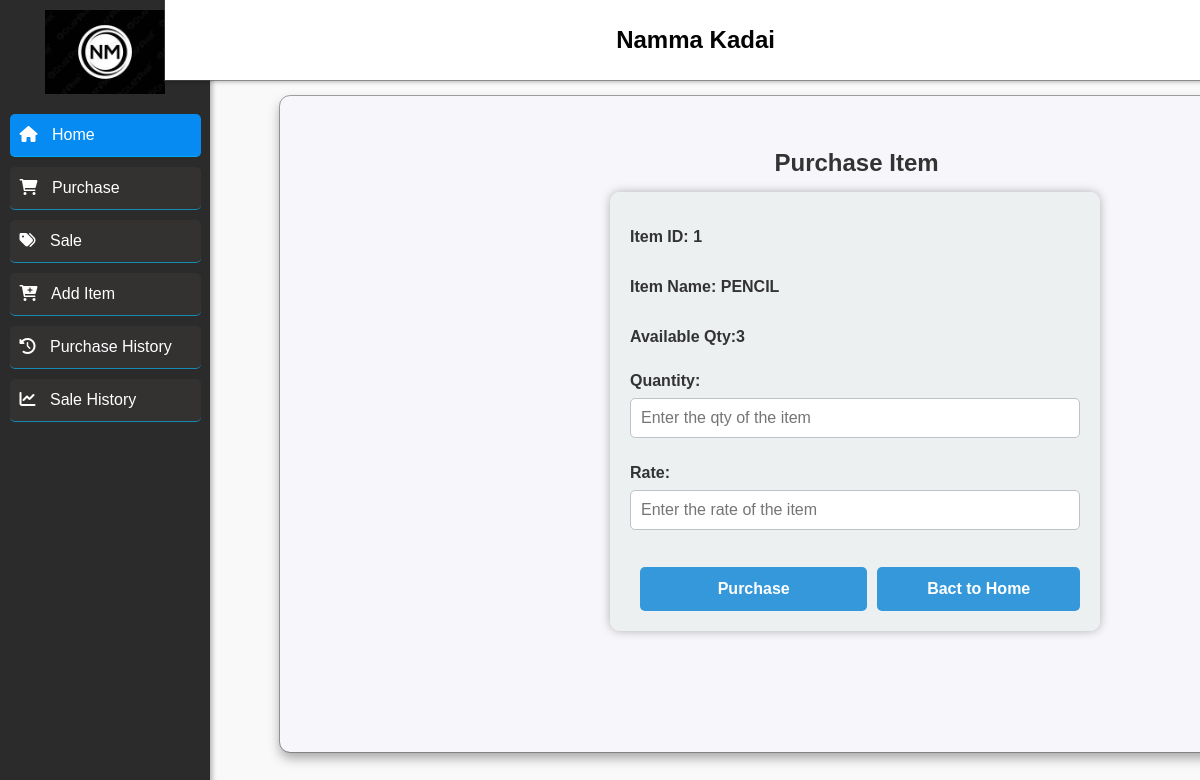
Screenshot of /purchase/1 with the database file from the repository.
### models.py (models this page shows)
class Items(db.Model):
    item_id=db.Column(db.Integer, primary_key=True)
    item_name=db.Column(db.String(150),nullable=False, unique=True)
    item_qty=db.Column(db.Integer, default=0)
    item_lastpur=db.Column(db.Float)
    item_lastsale=db.Column(db.Float)
    item_profit=db.Column(db.Integer)

### app.py (the view, shortened to what this page needs)
@app.route('/purchase/<int:id>', methods=['GET', 'POST'])
def purchase_item(id):
    item = Items.query.get(id)
    company = Company.query.first()
    if not item:
        flash("Item not found.")
        return redirect(url_for('purchase'))
    return render_template('purchase_id.html', item=item)

### templates/purchase_id.html (shortened to what this page needs)
<!DOCTYPE html>
<html lang="en">
<head>
    <link rel="stylesheet" href="{{ url_for('static', filename='purchase_id.css') }}">
    <link rel="stylesheet" href="https://cdnjs.cloudflare.com/ajax/libs/font-awesome/6.0.0-beta3/css/all.min.css">
</head>
<body>
    <div class="sidebar">
        <img src="{{ url_for('static', filename='logo.jpeg') }}" alt="Logo" class="sidebar-logo">
        <a href="/" class="sidebar-item active" title="view the products list">
            <i class="fa-solid fa-house icon-s"></i> Home
        </a>
        <a href="/purchase" class="sidebar-item" title="purchase the product">
            <i class="fa-solid fa-cart-shopping icon-s"></i> Purchase
        </a>
        <a href="/sales" class="sidebar-item" title="sale the product">
            <i class="fa-solid fa-tags icon-s"></i> Sale
        </a>
        <a href="/add_items" class="sidebar-item" title="add item to store">
            <i class="fa-solid fa-cart-plus icon-s"></i> Add Item
        </a>
        <a href="/purchase_history" class="sidebar-item" title="view the purchase history">
            <i class="fa-solid fa-clock-rotate-left icon-s"></i> Purchase History
        </a>
        <a href="/sales_history" class="sidebar-item" title="view the sale history">
            <i class="fa-solid fa-chart-line icon-s"></i> Sale History
        </a>
    </div>
    <div class="top-bar">
        <h2 class="header-content">Namma Kadai</h2>
    </div>
    <div class="main-content">
        <br><br>
        <h2>Purchase Item</h2>
        <form method="POST">
            <p style="font-weight: bold;">Item ID: {{ item.item_id }}</p>
            <p style="font-weight: bold;">Item Name: {{ item.item_name }}</p>
            <p style="font-weight:bold ;">Available Qty:{{item.item_qty}}</p>
            <label for="qty">Quantity:</label>
            <input type="number" id="qty" name="qty" placeholder="Enter the qty of the item" required>
            <label for="rate">Rate:</label>
            <input type="number" id="rate" name="rate" step="0.01" placeholder="Enter the rate of the item" required>
            <div class="form-buttons">
                <button type="submit" class="button-link" style="width: 55%;">Purchase</button>
                <a href="/" class="button-link" style="text-decoration: none;">Bact to Home</a>
            </div>
        </form>
    </div>
</body>
</html>

### static/purchase_id.css (style rules this page uses)
body, html { font-family: Arial, sans-serif; margin: 0; padding: 0; color: #333; background-color: #faf9f9e1; }
.sidebar { position: fixed; top: 0; left: 0; width: 190px; height: 100%; background-color: #2b2b2b; color: white; padding: 10px; box-shadow: 2px 0 5px rgba(0, 0, 0, 0.3); display: flex; flex-direction: column; align-items: center; }
.sidebar-logo { width: 120px; height: auto; margin-bottom: 20px; }
.sidebar-item { display: block; width: 90%; padding: 12px 10px; font-size: 16px; color: white; text-decoration: none; border-radius: 5px; text-align: left; background-color: #343131; transition: background-color 0.3s; border-bottom: 1px solid #07bdffa4; margin-bottom: 10px; }
.sidebar-item.active { background-color: #058bf2; }
.icon-s { margin-right: 10px; }
.top-bar { position: fixed; top: 0; left: 13.75%; width: 100%; background-color: white; color: #090808; height: 80px; box-shadow: 0 2px 4px rgba(0, 0, 0, 0.275); z-index: 1000; display: flex; align-items: center; outline: 1px solid rgba(90, 89, 89, 0.542); }
.header-content { color: #040404; font-size: 24px; position: absolute; left: 37.6%; }
.main-content { margin-left: 280px; padding: 25px; padding-top: 50px; padding-bottom: 0.5%; background-color: #f7f7fb; border-radius: 10px; box-shadow: 0px 6px 12px rgba(0, 0, 0, 0.336); width: 100%; align-items: center; max-width: 1100px; margin-top: 8%; position: fixed; margin-bottom: 10%; height: 75%; outline: 1px solid rgba(90, 89, 89, 0.542); }
.main-content h2 { position: absolute; top: 5%; left: 43%; }
form { padding: 20px; background-color: rgba(236, 240, 241, 0.95); border-radius: 10px; box-shadow: 0px 0px 10px rgba(57, 56, 56, 0.37); display: flex; flex-direction: column; align-items: left; width: 100%; max-width: 450px; margin: 10px auto; }
label { font-weight: bold; margin-top: 10px; display: block; text-align: left; margin-left: 0; }
input[type="number"], select { width: 100%; padding: 10px; margin: 8px 0 16px; box-sizing: border-box; border: 1px solid #bdc3c7; border-radius: 5px; font-size: 16px; }
button[type="submit"], .button-link { padding: 10px 20px; margin-top: 15px; font-size: 16px; border: none; background-color: #0890f8; border-radius: 5px; cursor: pointer; }
.button-link { margin-left: 10px; color: white; }
.form-buttons { display: flex; justify-content: space-between; width: 100%; margin-top: 6px; }
.form-buttons a { width: 40%; text-align: center; padding: 10px 20px; background-color: #3498db; color: white; border-radius: 5px; display: inline-block; text-decoration: none; line-height: 1.5; font-weight: bold; cursor: pointer; }
.form-buttons button { width: 50%; background-color: #3498db; color: white; padding: 10px 20px; border: none; border-radius: 5px; font-weight: bold; cursor: pointer; }

### rows the page displays
Items: item_id "1", item_name "PENCIL", item_qty "3"
